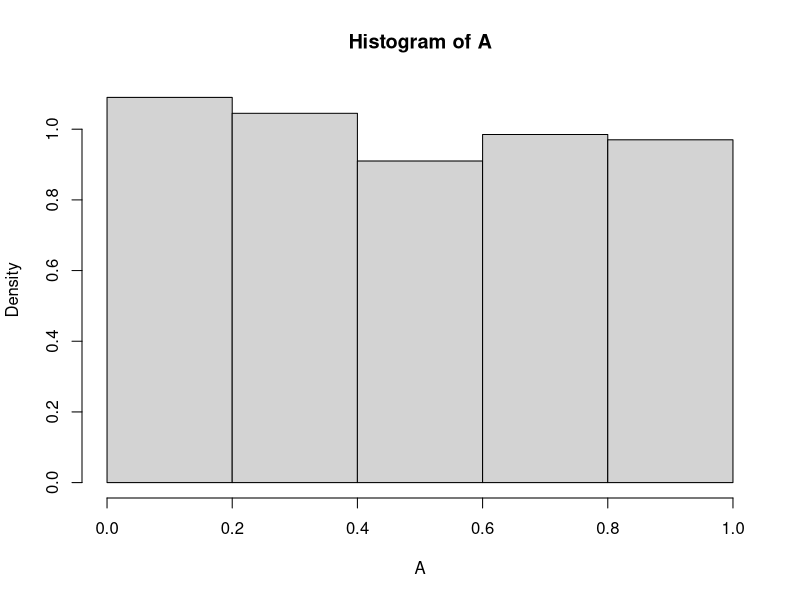
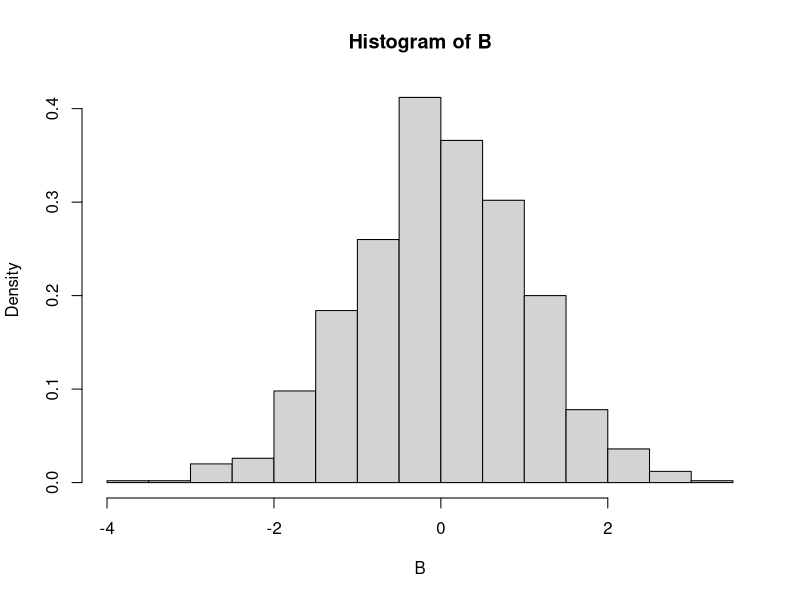
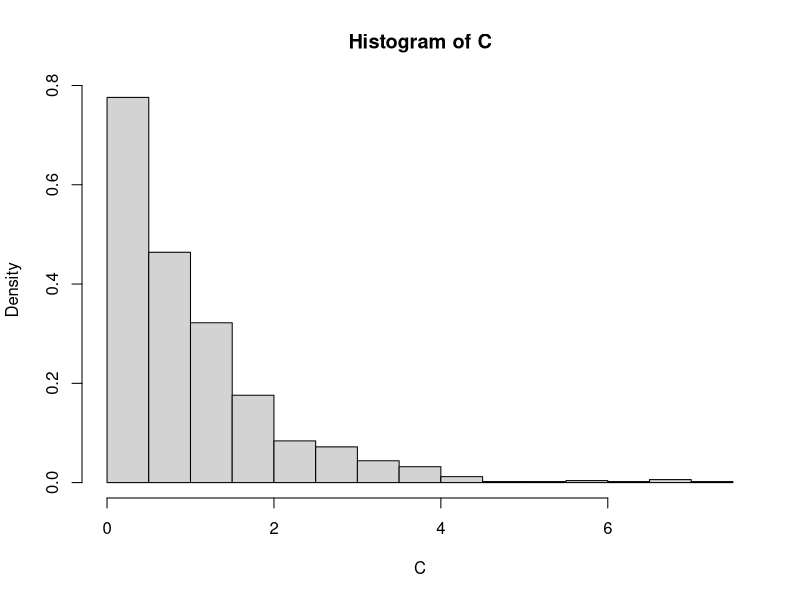
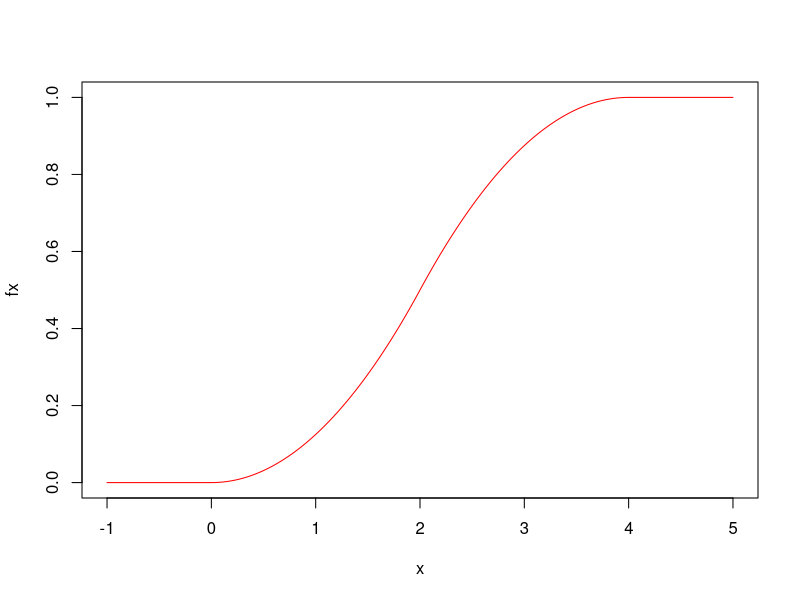
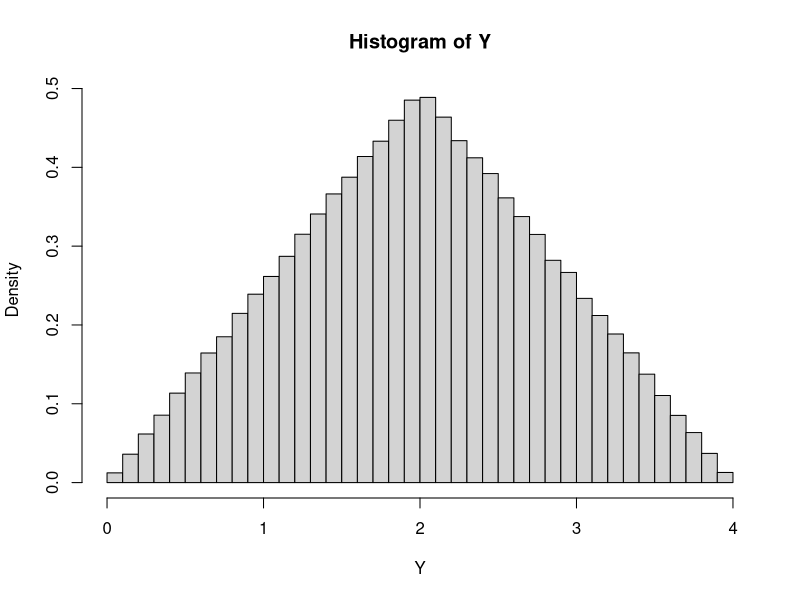
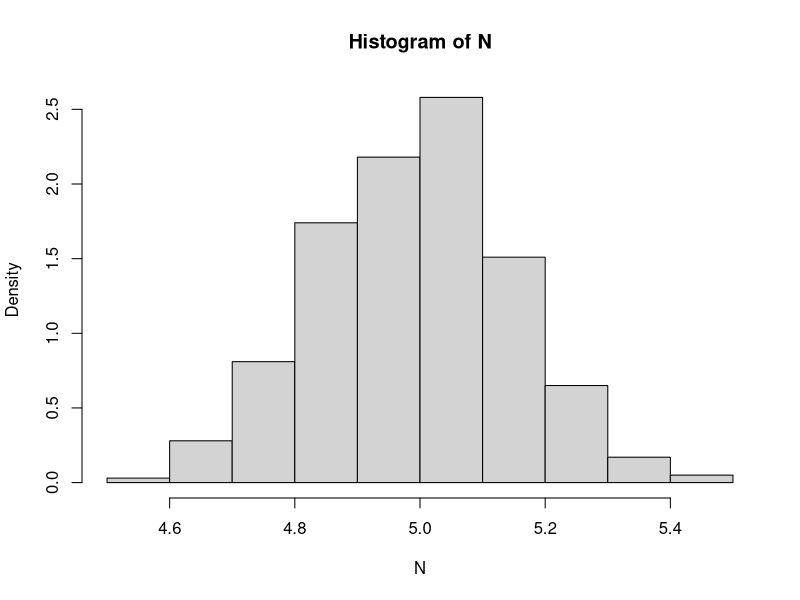
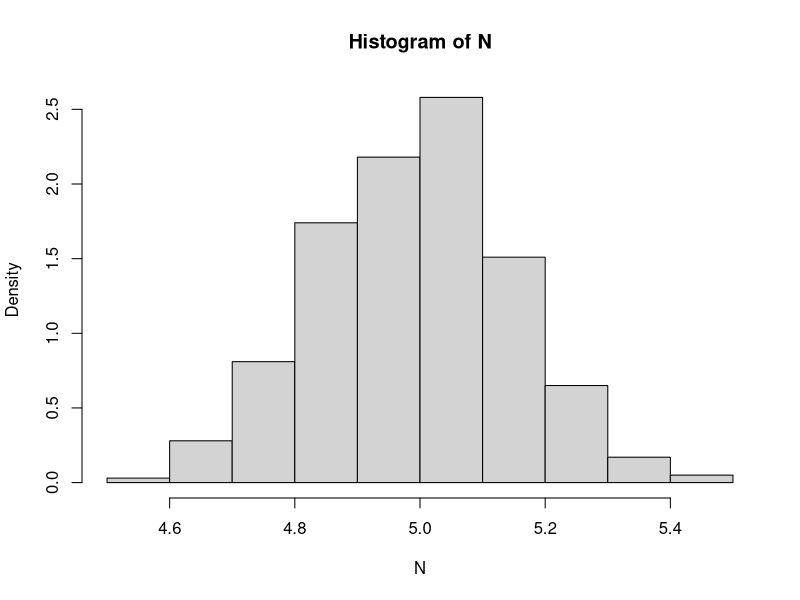

The R script that drew these images, in order:
# Title     : Class 1 and 2
# Objective : TODO
# Created by: carloscaro
# Created on: 2020-11-04

# Class 1
####################
A = runif(1000)
H = hist(A, breaks = c(0,0.2,0.4,0.6,0.8,1), freq = FALSE)
H$counts
max(A)
min(A)
# The area in the density is always equal to 1
# The density histogram allows us to identify the family distribution

# Creating a dataset with normal distribution
B = rnorm(1000)
hist(B, freq = FALSE)

# Creating a dataset with exponential distribution
C = rexp(1000)
hist(C, freq = FALSE)

# In terminal, we can check and set the working directory with getwd() and setwd()

# Class 2
####################
A = read.table('data1.txt')
table(A)

# From class problem
x = seq(-1,5, 0.01)
fx = 0*(x<0)+x^2/8*(x>=0)*(x<2)+(-x^2/8+x-1)*(x>=2)*(x<4)+1*(x>=4)
plot(x,fx,type='l',col='red')

u = runif(500000)
Y = (8*u)^0.5*(u<=0.5)+(4-(8-8*u)^0.5)*(u>1/2)
min(Y)
max(Y)
hist(Y, freq = FALSE, breaks = 50)

qt(0.9,12)
qt(0.995, 12)
qt(0.505, 12)

# Class 4
####################
mu = 2
sig2 = 1.7
n = 500
alpha = 0.05
# Creating the 500 observations with the parameters
A = rnorm(n, mu, sqrt(sig2))

# Computing the confidence interval without assuming that we know mu or sigma2
lowerbound = mean(A) - var(A)/sqrt(n) * qt(1-alpha/2,n-1)
upperbound = mean(A) + var(A)/sqrt(n) * qt(1-alpha/2,n-1)
c(lowerbound, upperbound)
# This is applying the formula from page 30 (Class 4 - Whiteboard PDF)

visual <- function(k, n, mu, sig2)
{
  M = matrix(data = 0, ncol = 2, nrow = k)
  for (i in 1:k)
  {
    A = rnorm(n, mu, sqrt(sig2))
    lowerbound = mean(A) - var(A)/sqrt(n) * qt(1-alpha/2,n-1)
    upperbound = mean(A) + var(A)/sqrt(n) * qt(1-alpha/2,n-1)
    M[i,1] = lowerbound
    M[i,2] = upperbound
  }
  N = sum((M[,2]<2) + (M[,1]>2))
  visual = list(interval = M, count = N)
}

Z = visual(500000, n, mu, sig2)
Z$count

# Exercise from class 2 PDF (but done in class 4)
# Matrix with 200 columns and 1,000 rows with data from a Poisson
# distribution with lambda 5
Matrix = matrix(data=rpois(200*1000,5),ncol=200)

# Calculating the empirical mean row by row. This means that N is composed of
# 1,000 observations of lambdahat_(n,2)
N = apply(Matrix, 1, mean)

# Histogram of N
H = hist(N, freq = FALSE)
# The distrigution looks like a Gaussian. This is expected thanks to the
# Central Limit Theorem

# Values that determine the classes
limits = H$breaks
# Smallest limit of classes
xmin = min(limits)
# Biggest limit of classes
xmax = max(limits)
x = seq(xmin, xmax, 0.01)
y = dnorm(x, 5, sqrt(5))
ymax = max(y, H$density)
hist(N, freq = FALSE, xlim = c(xmin, xmax), ylim = c())
